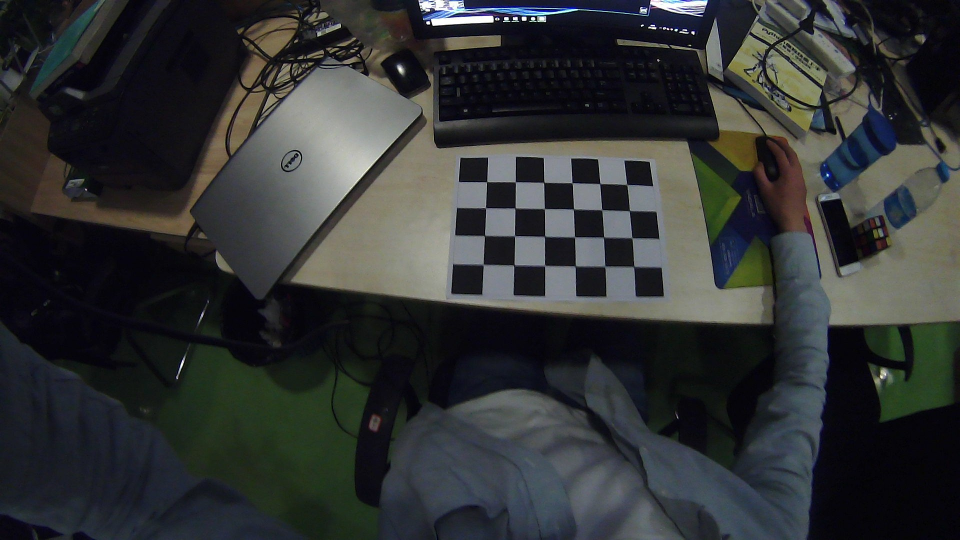
//> input picture test/test/img2.jpg, 1920 x 1080 px, given in place of img1.jpg, which was not available (shown at 1/2 size)
$ ./main   (built with g++ and OpenCV 4)
//> lines starting //> are read from the running program, lines starting //| are printed output that depends on the picture; after the words box and inside, x2 and y2 are one past the last pixel; in counts of white or black regions, pixels touching at a corner belong together; pictures that were not available may be replaced by others from this repository, and a replacement may not be noted
//运行环境 VS2012+opencv3.0
#include <opencv2\opencv.hpp>
#include <fstream>
using namespace std;
using namespace cv;

int main()
{
	/*---------------------------------------------求取《鱼眼矫正单应性矩阵》以及《转俯视图单应性矩阵》--------------------------------------------------*/

	/*-----------------------------------------------------------------求取鱼眼矫正单应性矩阵------------------------------------------------------------*/

	ofstream fout("caliberation_result.txt");  /**    保存定标结果的文件     **/

	/************************************************************************
	读取每一幅图像，从中提取出角点，然后对角点进行亚像素精确化
	*************************************************************************/


	cout << "开始提取角点………………" << endl;
	int image_count = 26;                    /****    图像数量     ****/
	Size board_size = Size(6, 4);            /****    定标板上每行、列的角点数       ****/
	vector<Point2f> corners;                  /****    缓存每幅图像上检测到的角点       ****/
	vector<vector<Point2f>>  corners_Seq;    /****  保存检测到的所有角点       ****/
	vector<Mat>  image_Seq;
	int successImageNum = 0;				/****	成功提取角点的棋盘图数量	****/

	int count = 0;
	for (int i = 0; i != image_count; i++)
	{
		cout << "Frame #" << i + 1 << "..." << endl;
		string imageFileName;
		std::stringstream StrStm;
		StrStm << i + 1;
		StrStm >> imageFileName;
		imageFileName += ".jpg";
		cv::Mat image = imread("img" + imageFileName);
//> image is the input picture: 1080 rows x 1920 cols, CV_8UC3; mean B, G, R 51.9, 51.6, 49.2
		/* 提取角点 */
		Mat imageGray;
		cvtColor(image, imageGray, CV_RGB2GRAY);
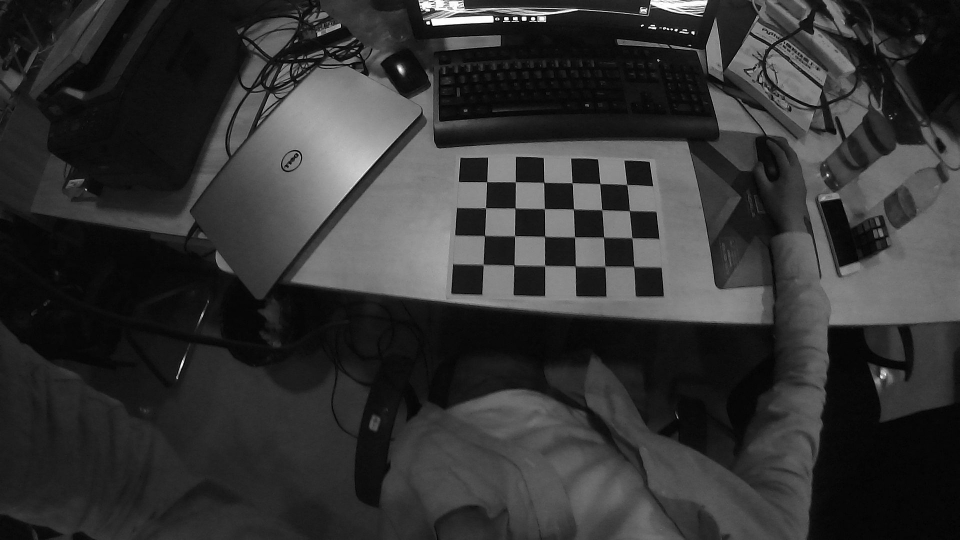
//> imageGray: 1080 rows x 1920 cols, CV_8UC1 (shown at 1/2 size); min 0, max 255, mean 51.5
		bool patternfound = findChessboardCorners(image, board_size, corners, CALIB_CB_ADAPTIVE_THRESH + CALIB_CB_NORMALIZE_IMAGE +
			CALIB_CB_FAST_CHECK);
//> corners = 24 Points (x, y), first 12: [974.2, 363.4], [1031.1, 363], [1088.5, 364.8], [1143.9, 366], [1200.3, 367], [1253.8, 369.1], [971.6, 414.4], [1030.7, 415.5], [1089.2, 416.3], [1147.5, 417.6], [1204.5, 420.5], [1259.4, 420.6]; patternfound = true
		if (!patternfound)
		{
			cout << "can not find chessboard corners!\n";
			continue;
			exit(1);
		}
		else
		{
			/* 亚像素精确化 */
			cornerSubPix(imageGray, corners, Size(11, 11), Size(-1, -1), TermCriteria(CV_TERMCRIT_EPS + CV_TERMCRIT_ITER, 30, 0.1));
//> corners = 24 Points (x, y), first 12: [973.8, 363.8], [1031, 364.1], [1088.2, 364.8], [1144.5, 365.8], [1200.3, 367.5], [1254, 369.4], [971.5, 415.7], [1030.5, 416.3], [1089.1, 417.4], [1147.2, 418.5], [1203.8, 419.6], [1258.8, 421.4]
			/* 绘制检测到的角点并保存 */
			Mat imageTemp = image.clone();
			for (int j = 0; j < corners.size(); j++)
			{
				circle(imageTemp, corners[j], 10, Scalar(0, 0, 255), 2, 8, 0);
			}
//> this loop made 24 passes
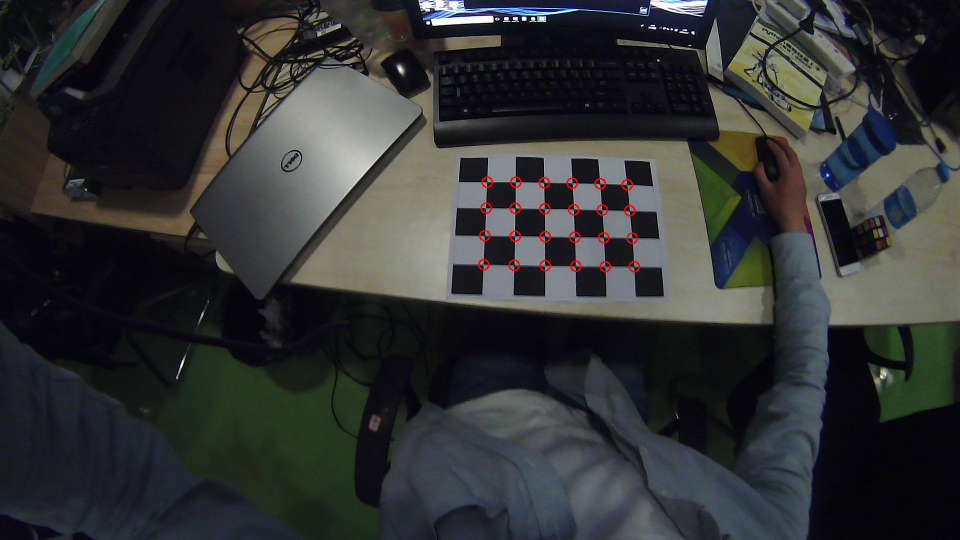
//> imageTemp: 1080 rows x 1920 cols, CV_8UC3 (shown at 1/2 size); 0.22% of pixels changed, all inside (x1, y1, x2, y2) = (956, 353, 1280, 545)
			//imshow("cornwe", imageTemp);
			//waitKey(1);
			string imageFileName;
			std::stringstream StrStm;
			StrStm << i + 1;
			StrStm >> imageFileName;
			imageFileName += "_corner.jpg";
			imwrite(imageFileName, imageTemp);
			cout << "Frame corner#" << i + 1 << "...end" << endl;

			count = count + corners.size();
//> count = 24
			successImageNum = successImageNum + 1;
			corners_Seq.push_back(corners);
//> corners_Seq = 1 point lists
//> pass 3 of the loop `for (int i = 0; i != image_count; i++)`:
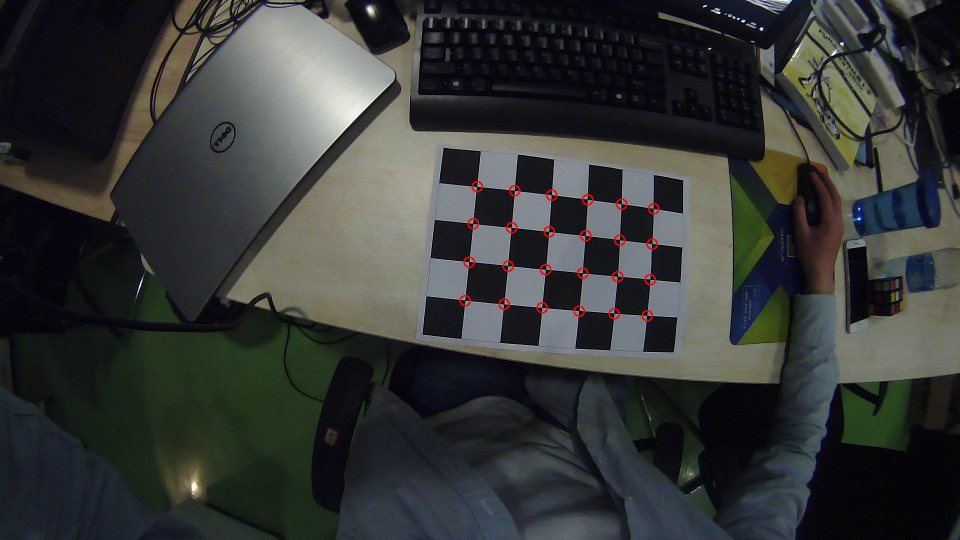
//> input picture test/test/10_corner.jpg, 1920 x 1080 px, given in place of img3.jpg, which was not available (shown at 1/2 size)
//> image is the input picture: 1080 rows x 1920 cols, CV_8UC3; mean B, G, R 54.3, 56.2, 53.7
//> `cvtColor(image, imageGray, CV_RGB2GRAY);`:
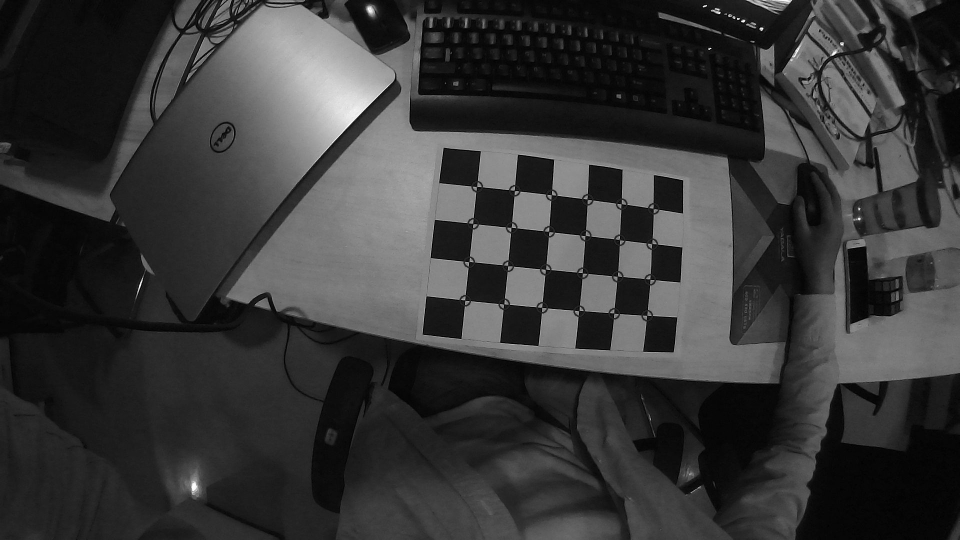
//> imageGray: 1080 rows x 1920 cols, CV_8UC1 (shown at 1/2 size); min 0, max 255, mean 55.3
//> `bool patternfound = findChessboardCorners(image, board_size, corners, ..`: corners = empty; patternfound = false
//> (the run ends here: the program stops with an error, at `cvtColor(image, imageGray, CV_RGB2GRAY);`)
